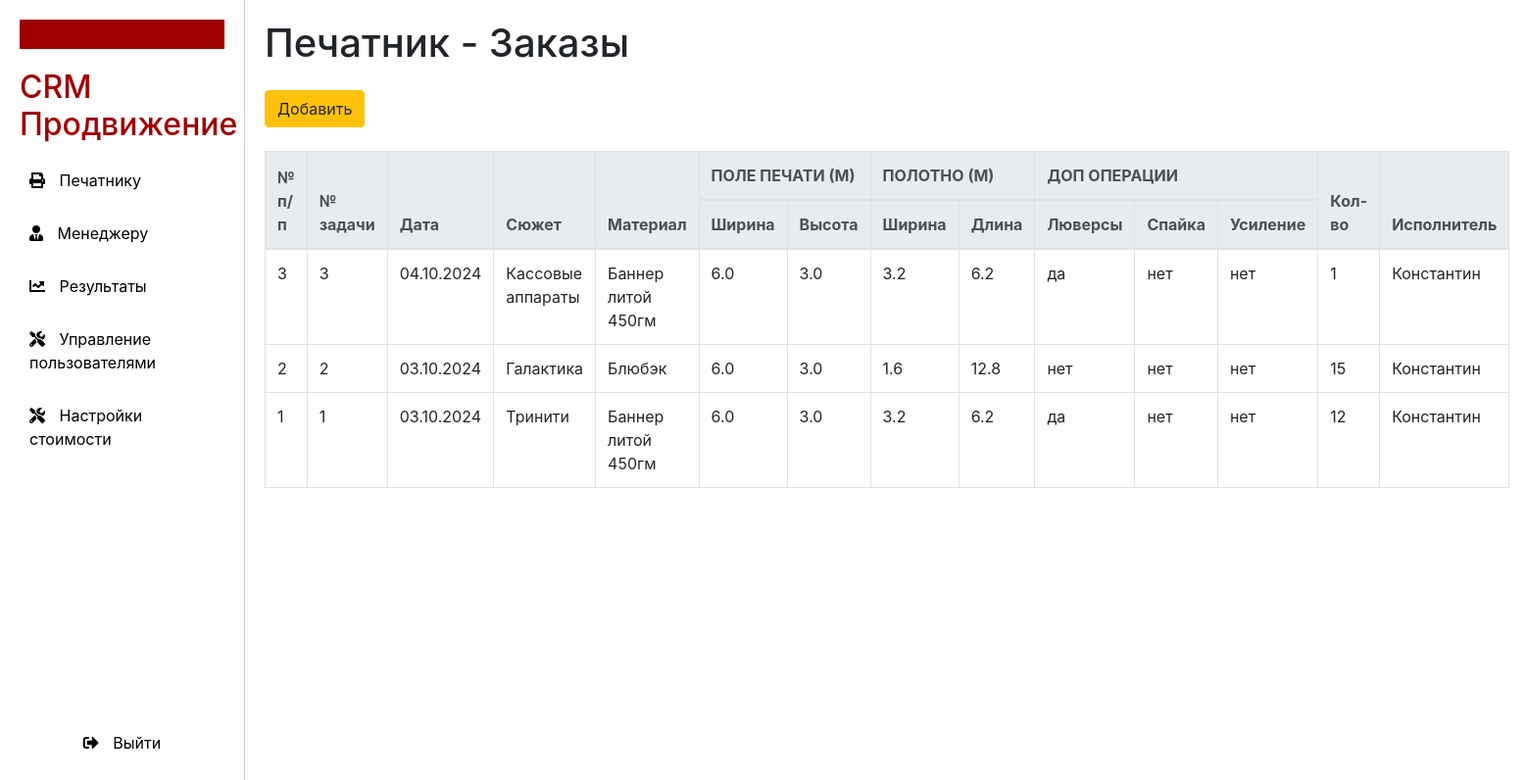
Before: /printer (signed in) with the older database file.
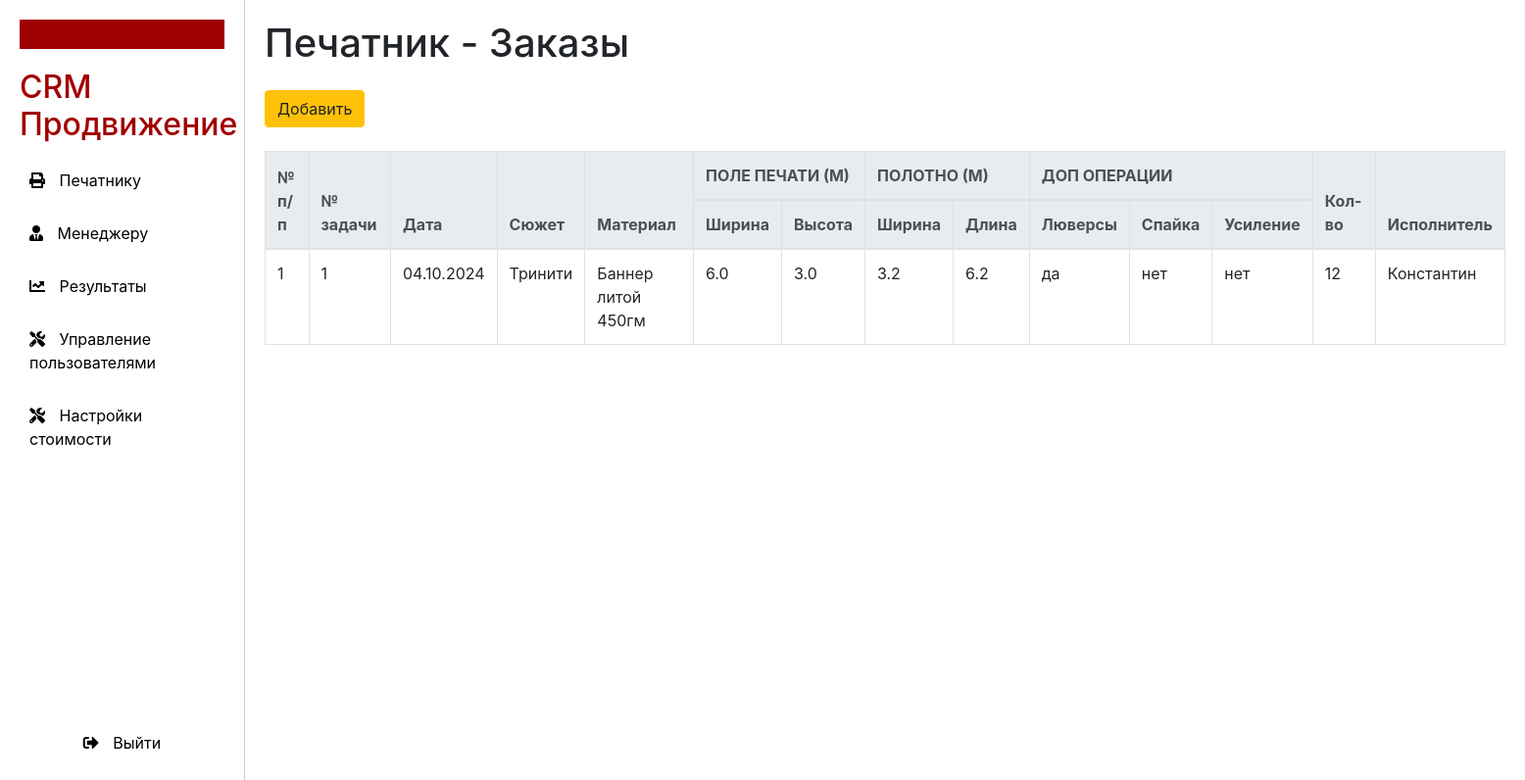
After: the same page with the newer database file.
### models.py (models this page shows)
class Order(Base):
    __tablename__ = 'orders'
    id = Column(Integer, primary_key=True, autoincrement=True)
    task_number = Column(Integer, nullable=False)
    date = Column(Date, nullable=False)
    subject = Column(String, nullable=False)
    material = Column(String, nullable=False)
    quantity = Column(Integer, nullable=False)
    performer = Column(String, nullable=False)
    print_width = Column(Float, nullable=False)
    print_height = Column(Float, nullable=False)
    canvas_width = Column(Float, nullable=False)
    canvas_length = Column(Float, nullable=False)
    eyelets = Column(String, nullable=False)
    spike = Column(String, nullable=False)
    reinforcement = Column(String, nullable=False)
    customer = Column(String, nullable=True)
    price_per_unit = Column(Integer, nullable=True)
    total_amount = Column(Integer, nullable=True)
    result: Mapped["Result"] = relationship(back_populates="order")

### main.py (the view)
@app.get("/printer", response_class=HTMLResponse)
async def printer_page(
        request: Request,
        db: Session = Depends(get_db),
        current_user: User = Depends(get_current_user)
):
    check_role_access(current_user, {Role.printer, Role.superuser, Role.admin})
    orders = db.query(Order).order_by(Order.id.desc()).all()
    return templates.TemplateResponse("printer.html",
                                      {"request": request,
                                       "orders": orders,
                                       "current_user": current_user,
                                       "role": current_user.role.value, })

### templates/printer.html (shortened to what this page needs)
{% extends "layout.html" %}
{% block result %}
<div class="content">
    <h1>Печатник - Заказы</h1>
    <button class="btn btn-warning mt-3">Добавить</button>
    <table class="table table-bordered mt-4">
        <thead class="thead-light">
        <tr>
            <th rowspan="2">№ п/п</th>
            <th rowspan="2">№ задачи</th>
            <th rowspan="2">Дата</th>
            <th rowspan="2">Сюжет</th>
            <th rowspan="2">Материал</th>
            <th colspan="2">ПОЛЕ ПЕЧАТИ (М)</th>
            <th colspan="2">ПОЛОТНО (М)</th>
            <th colspan="3">ДОП ОПЕРАЦИИ</th>
            <th rowspan="2">Кол-во</th>
            <th rowspan="2">Исполнитель</th>
        </tr>
        <tr>
            <th>Ширина</th>
            <th>Высота</th>
            <th>Ширина</th>
            <th>Длина</th>
            <th>Люверсы</th>
            <th>Спайка</th>
            <th>Усиление</th>
        </tr>
        </thead>
        {% if orders %}
        <tbody>
        {% for order in orders %}
        <tr>
            <td>{{ order.id }}</td>
            <td>{{ order.task_number }}</td>
            <td>{{ order.date.strftime("%d.%m.%Y") }}</td>
            <td>{{ order.subject }}</td>
            <td>{{ order.material }}</td>
            <td>{{ order.print_width }}</td>
            <td>{{ order.print_height }}</td>
            <td>{{ order.canvas_width }}</td>
            <td>{{ order.canvas_length }}</td>
            <td>{{ order.eyelets }}</td>
            <td>{{ order.spike }}</td>
            <td>{{ order.reinforcement }}</td>
            <td>{{ order.quantity }}</td>
            <td>{{ order.performer }}</td>
        </tr>
        {% endfor %}
        </tbody>
        {% else %}
        <tr>
            <td colspan="14">Нет доступных заказов</td>
        </tr>
        {% endif %}
    </table>
</div>
{% endblock %}

Changed rows visible on the page:
removed Order: id "3", task_number "3", date "04.10.2024", subject "Кассовые аппараты", material "Баннер литой 450гм", print_width "6.0", print_height "3.0", canvas_width "3.2", canvas_length "6.2", eyelets "да", spike "нет", reinforcement "нет", quantity "1", performer "Константин"
removed Order: id "2", task_number "2", date "03.10.2024", subject "Галактика", material "Блюбэк", print_width "6.0", print_height "3.0", canvas_width "1.6", canvas_length "12.8", eyelets "нет", spike "нет", reinforcement "нет", quantity "15", performer "Константин"
changed Order "Тринити": date "03.10.2024" → "04.10.2024"
